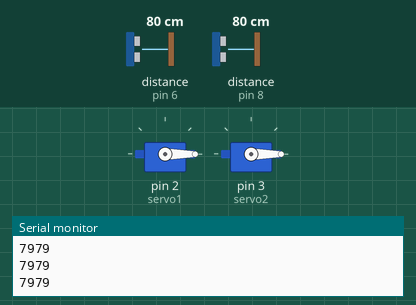
This sketch was run on a simulated Arduino Uno, built with avr-gcc and run on an emulated ATmega328P. On the bench: 2 × servo, the last lines printed to the serial monitor. Wiring (inferred from the names in the program): 2 × ultrasonic range finder: trigger pin 5, echo pin 6 / trigger pin 7, echo pin 8. Inputs (shaded band) come from the test bench; at power-on: distance to the obstacle (sensors on pin 6, pin 8) 80 cm. The echo pulse lasts 58.3 µs per cm.

Above: at 1.2 s.
1.3 s: distance to the obstacle (sensor on pin 6) set to 46 cm
2.8 s: distance to the obstacle (sensor on pin 6) set to 39 cm
At 4.0 s:
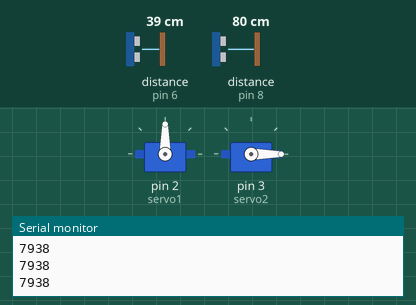
4.3 s: distance to the obstacle (sensor on pin 8) set to 46 cm
5.8 s: distance to the obstacle (sensor on pin 8) set to 39 cm
At 6.1 s:
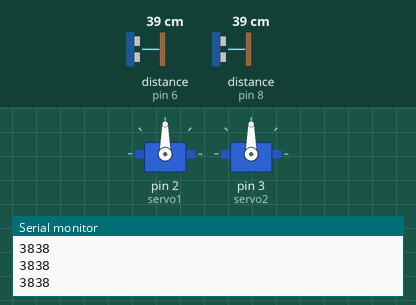
7.3 s: distance to the obstacle (sensor on pin 6) set to 60 cm
At 8.5 s:
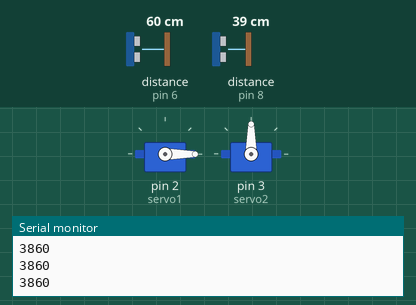
8.8 s: distance to the obstacle (sensor on pin 6) set to 2 cm
At 9.5 s:
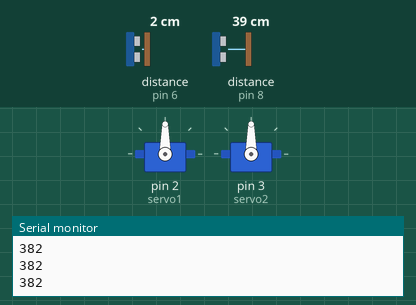
Timing chart, 0 to 11.3 s (numbered marks = the images above; inputs shaded):
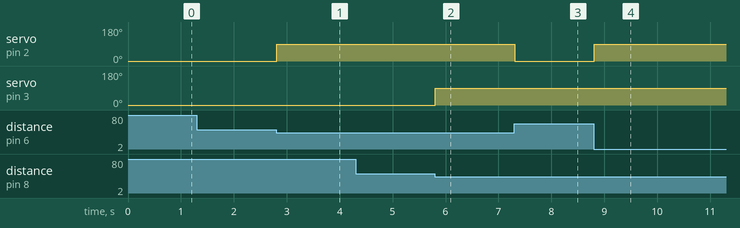

The sketch:

Contactless_Hand_Sanitizer_Servo.ino
```cpp
#include <Servo.h>

#define trigPin1 5
#define echoPin1 6

#define trigPin2 7
#define echoPin2 8

Servo servo1,servo2;


long duration, distance,RightSensor,LeftSensor;

void setup()
{

Serial.begin (9600);

pinMode(trigPin1, OUTPUT);
pinMode(echoPin1, INPUT);

pinMode(trigPin2, OUTPUT);
pinMode(echoPin2, INPUT);


    servo1.attach(2);
    servo2.attach(3);

           servo1.write(0);
           servo2.write(0);

}


void loop()
 {

SonarSensor(trigPin1, echoPin1);
RightSensor = distance;

SonarSensor(trigPin2, echoPin2);
LeftSensor = distance;

Serial.print(LeftSensor);
Serial.println(RightSensor);


if(RightSensor<=40)
    {
        servo1.write(90);
        delay(1);
    }

    else
        {
        servo1.write(0);
        }


if(LeftSensor<=40)
    {
        servo2.write(90);
        delay(1);
    }

    else
        {
        servo2.write(0);
        }

}

void SonarSensor(int trigPin,int echoPin)
{

digitalWrite(trigPin, LOW);
delayMicroseconds(1);
digitalWrite(trigPin, HIGH);
delayMicroseconds(1);
digitalWrite(trigPin, LOW);
duration = pulseIn(echoPin, HIGH);
distance = (duration/2) / 29.1;

}
```

Measured:
- the behaviour switches between 42 and 41 cm on distance to the obstacle (sensor on pin 6) (found by bisection; images 0 and 1)
- the behaviour switches between 42 and 41 cm on distance to the obstacle (sensor on pin 8) (found by bisection; images 1 and 2)
- after the input at 2.8 s, servo on pin 2 (servo1): 0° → 90° at once
- after the input at 5.8 s, servo on pin 3 (servo2): 0° → 90° at once
- after the input at 7.3 s, servo on pin 2 (servo1): 90° → 0° at once
- after the input at 8.8 s, servo on pin 2 (servo1): 0° → 90° at once
